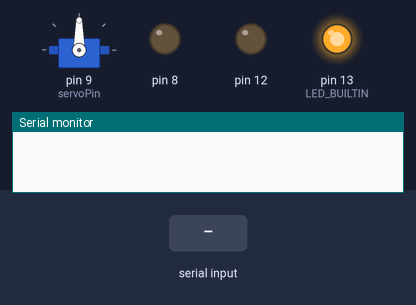
The sketch below on a simulated Arduino Uno, built with avr-gcc and run on an emulated ATmega328P. On the bench: servo, output pins drawn as LEDs (lit = HIGH), the last lines printed to the serial monitor. The inputs (shaded band) are chosen by the test bench.

Above: at 1.2 s.
1.3 s: "1" received over Serial
At 1.7 s:
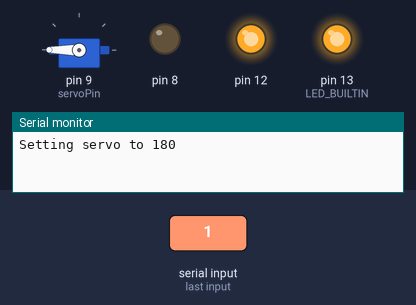
2.8 s: "2" received over Serial
At 4.1 s:
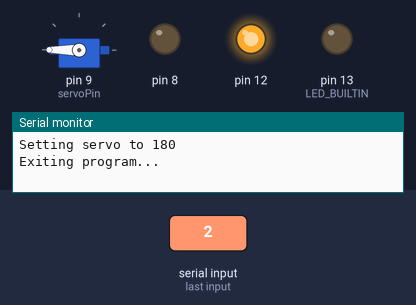
Timing chart, 0 to 5.8 s (numbered marks = the images above; inputs shaded):
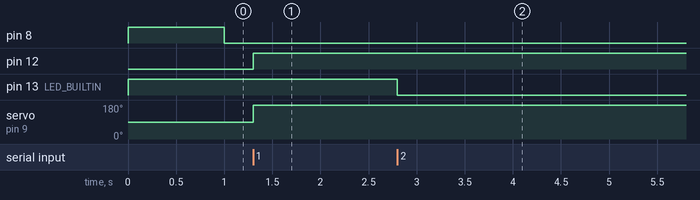

The sketch:

raspi_to_arduino.ino
```cpp
#include <Servo.h>

Servo myServo;            // Create a servo object

const int servoPin = 9;   // Connect the servo signal wire to digital pin 9
int hasRed = 0;
// red led is on digital pin 12
// green led is on digital pin 8

void setup() {
  // Initialize the serial communication at 9600 baud.
  Serial.begin(115200);

  myServo.attach(servoPin); // Associate the servo with the pin

  // Set the LED pin as an output.
  pinMode(LED_BUILTIN, OUTPUT);
  pinMode(12, OUTPUT);
  pinMode(8, OUTPUT);
  digitalWrite(LED_BUILTIN, HIGH);
}

void loop() {
  unsigned long seconds = millis() / 1000;
  if (seconds % 2 == 0 && hasRed == 0) {
    digitalWrite(8, HIGH);
  } else {
    digitalWrite(8, LOW);
  }
  // Check if a serial command is available.
  if (Serial.available() > 0) {
    // Read the incoming byte.
    char command = Serial.read();

    // Process the command.
    if (command == '1') {
      hasRed = 1;
      digitalWrite(12, HIGH);
      myServo.write(180);
      // Set LED to full brightness (255 out of 255).
      Serial.println("Setting servo to 180");
    }
    else if (command == '0') {
      hasRed = 0;
      digitalWrite(12, LOW);
      myServo.write(0);
      // Set LED to a dim value (e.g., 50 out of 255).
      Serial.println("Setting servo to 0");
    }
    else if (command == '2') {
      digitalWrite(LED_BUILTIN, LOW);
      // Print exit message and "halt" the program.
      Serial.println("Exiting program...");
      // Stop further processing with an infinite loop.
      while (true) {
        ; // Do nothing forever.
      }
    }
  }
}
```

Measured:
- after the input at 1.3 s, pin 8: stays LOW (without the input it goes to HIGH after 0.70 s); pin 12: LOW → HIGH at once; servo on pin 9 (servoPin): 90° → 180° at once
- after the input at 2.8 s, pin 13 (LED_BUILTIN): HIGH → LOW at once
